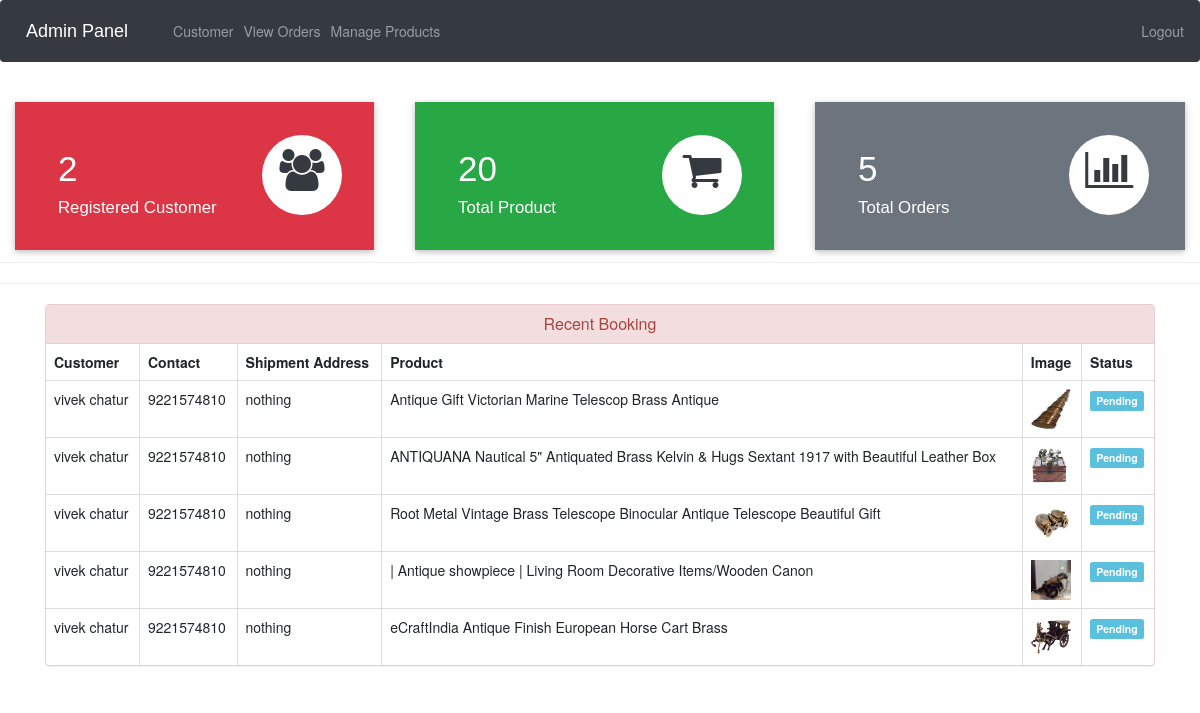
Page /admin-dashboard (signed in) on the committed database.
### ecom/models.py (models this page shows, shortened)
class Customer(models.Model):
    user=models.OneToOneField(User,on_delete=models.CASCADE)
    profile_pic= models.ImageField(upload_to='profile_pic/CustomerProfilePic/',null=True,blank=True)
    address = models.CharField(max_length=500)
    mobile = models.CharField(max_length=10,null=False)
    @property
    def get_name(self):
        return self.user.first_name+" "+self.user.last_name

class Orders(models.Model):
    STATUS =(
        ('Pending','Pending'),
        ('Order Confirmed','Order Confirmed'),
        ('Out for Delivery','Out for Delivery'),
        ('Delivered','Delivered'),
    )
    customer=models.ForeignKey('Customer', on_delete=models.CASCADE,null=True)
    product=models.ForeignKey('Product',on_delete=models.CASCADE,null=True)
    email = models.CharField(max_length=50,null=True)
    address = models.CharField(max_length=500,null=True)
    mobile = models.CharField(max_length=10,null=True)
    order_date= models.DateField(auto_now_add=True,null=True)
    status=models.CharField(max_length=50,null=True,choices=STATUS)

class Product(models.Model):
    name=models.CharField(max_length=500)
    product_image= models.ImageField(upload_to='product_image/',null=True,blank=True)
    price = models.PositiveIntegerField()
    description=models.CharField(max_length=1000)

### ecom/views.py (the view)
# urls.py: path('admin-dashboard', views.admin_dashboard_view,name='admin-dashboard'),
@login_required(login_url='adminlogin')
def admin_dashboard_view(request):
    customercount=models.Customer.objects.all().count()
    productcount=models.Product.objects.all().count()
    ordercount=models.Orders.objects.all().count()
    orders=models.Orders.objects.all()
    ordered_products=[]
    ordered_bys=[]
    for order in orders:
        ordered_product=models.Product.objects.all().filter(id=order.product.id)
        ordered_by=models.Customer.objects.all().filter(id = order.customer.id)
        ordered_products.append(ordered_product)
        ordered_bys.append(ordered_by)
    mydict={
    'customercount':customercount,
    'productcount':productcount,
    'ordercount':ordercount,
    'data':zip(ordered_products,ordered_bys,orders),
    }
    return render(request,'ecom/admin_dashboard.html',context=mydict)

### templates/ecom/admin_dashboard.html
{% extends 'ecom/admin_base.html' %}
{% load static %}
{% block content %}
<br>
{%include 'ecom/admin_dashboard_cards.html'%}
<br><br><br><br><br>
<hr><hr>
<div class="container" >
    <div class="panel panel-danger" >
      <div class="panel-heading" style="text-align:center;">
        <h6 class="panel-title">Recent Booking</h6>
      </div>
      <table class="table table-hover table-bordered" id="dev-table">
        <thead>
          <tr>
            <th>Customer</th>
            <th>Contact</th>
            <th>Shipment Address</th>
            <th>Product</th>
            <th>Image</th>
            <th>Status</th>
          </tr>
        </thead>
        {% for product,customer,order in data %}
        <tr>
          {% for c in customer %}
          <td> {{c.get_name}}</td>
          <td>{{c.mobile}}</td>
          <td>{{order.address}}</td>
          {% endfor %}
          {% for p in product %}
          <td> {{p.name}}</td>
          <td> <img src="{% static p.product_image.url %}" alt="Profile Pic" height="40px" width="40px" /></td>
          {% if order.status == 'Pending'%}
          <td> <span class="label label-info">{{order.status}}</span></td>
          {% elif order.status == 'Delivered' %}
          <td> <span class="label label-success">{{order.status}}</span></td>
          {% elif order.status == 'Out for Delivery' %}
          <td> <span class="label label-warning">{{order.status}}</span></td>
          {%else%}
            <td> <span class="label label-primary">{{order.status}}</span></td>
          {%endif%}
          {% endfor %}
        </tr>
        {% endfor %}
      </table>
  </div>
</div>
{% endblock content %}

### rows in the picture
Orders: address "nothing", status "Pending"
Customer: get_name "vivek chatur", mobile "9221574810"
Product: name "Antique Gift Victorian Marine Telescop Brass Antique", product_image (picture)
Orders: address "nothing", status "Pending"
Product: name "ANTIQUANA Nautical 5\" Antiquated Brass Kelvin & Hugs Sextant 1917 with Beautiful Leather Box", product_image (picture)
Orders: address "nothing", status "Pending"
Product: name "Root Metal Vintage Brass Telescope Binocular Antique Telescope Beautiful Gift", product_image (picture)
Orders: address "nothing", status "Pending"
Product: name "| Antique showpiece | Living Room Decorative Items/Wooden Canon", product_image (picture)
Orders: address "nothing", status "Pending"
Product: name "eCraftIndia Antique Finish European Horse Cart Brass", product_image (picture)

### other values in the picture
{{ customercount }} "2"
{{ productcount }} "20"
{{ ordercount }} "5"
